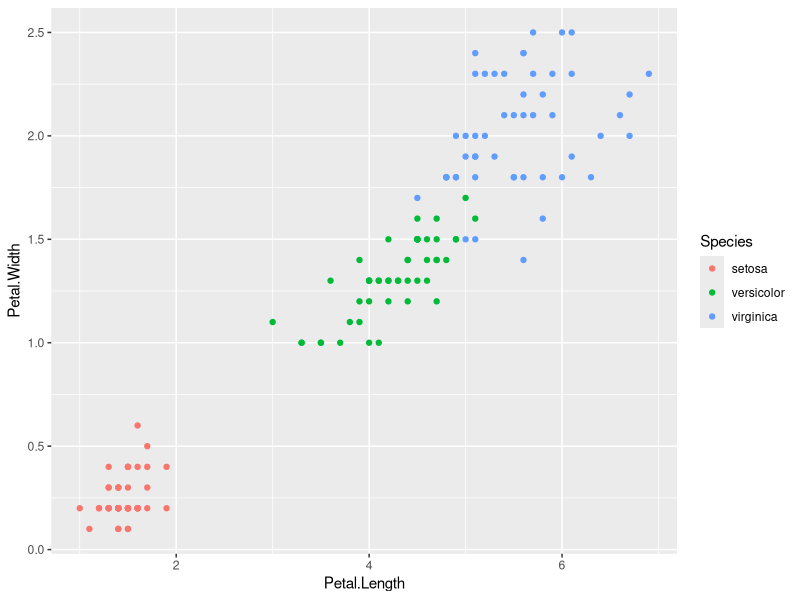
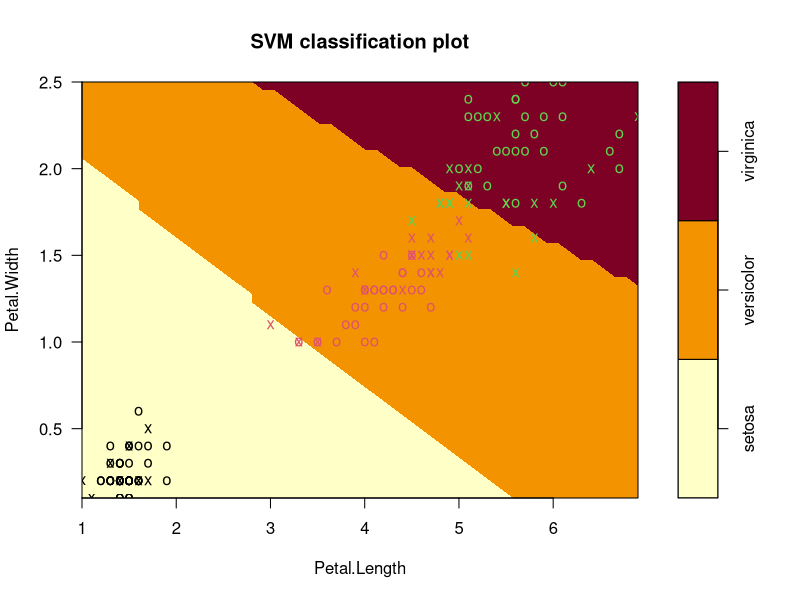
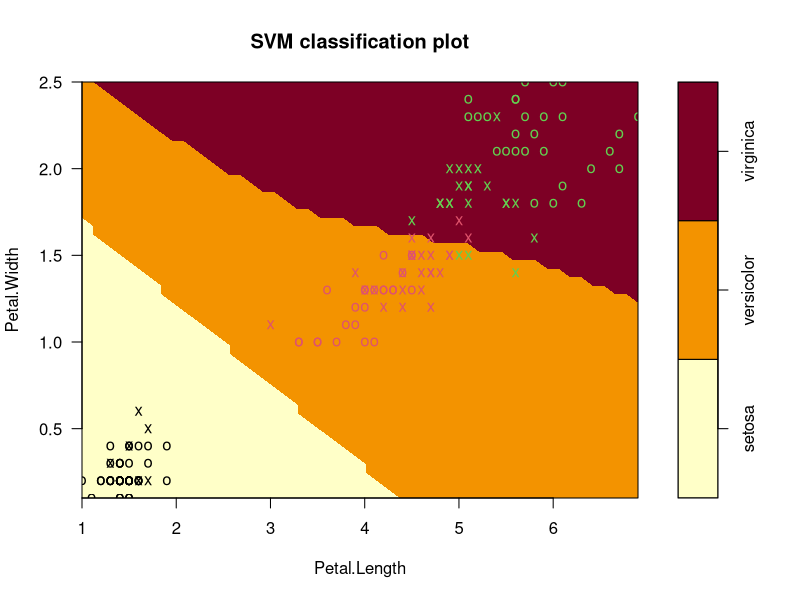
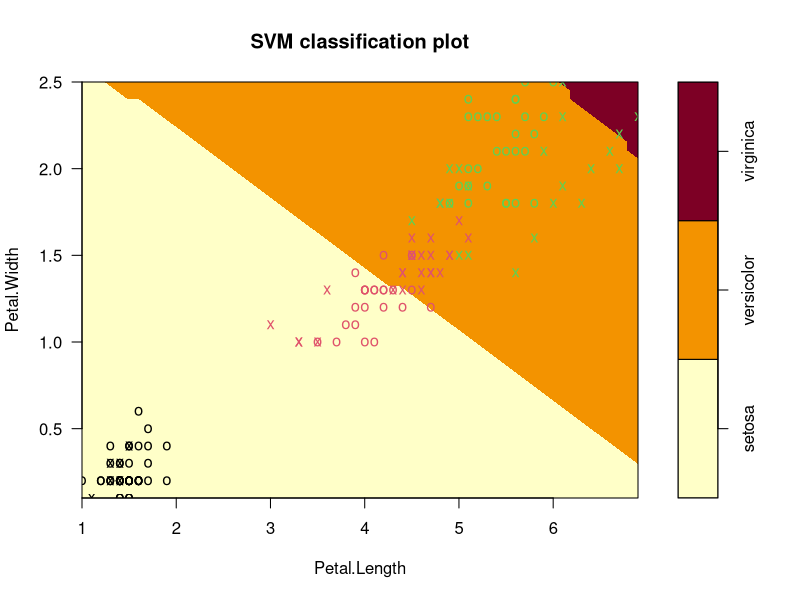
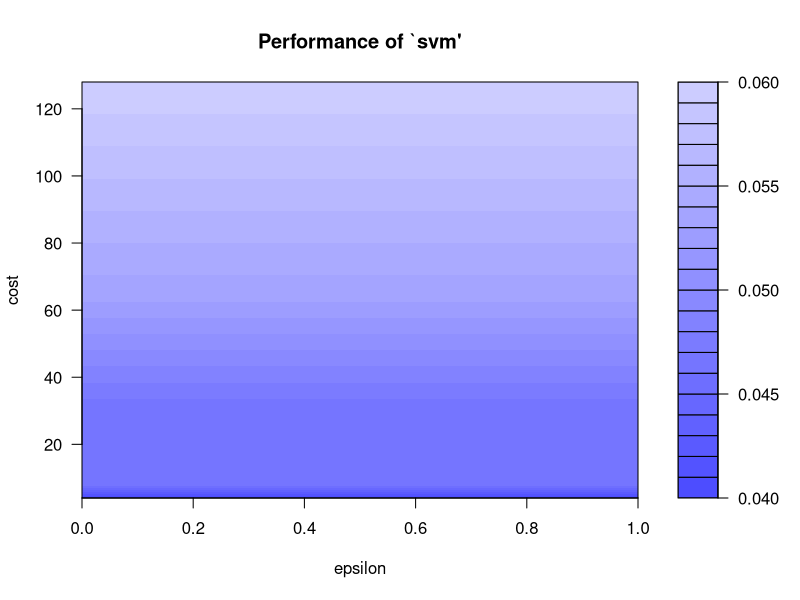
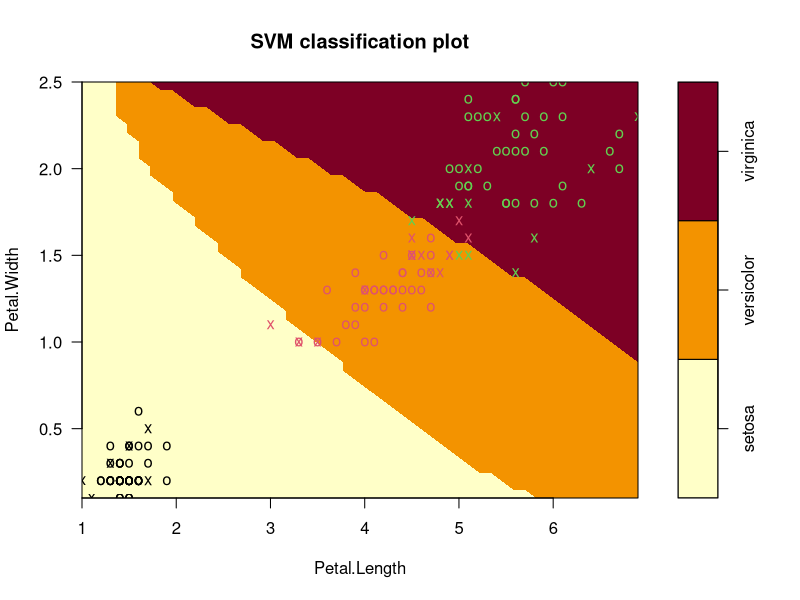

These charts were generated, in order, by the following R code:
#### Support Vector Machine
data("iris")
str(iris)
library(ggplot2)
names(iris)

qplot(Petal.Length,Petal.Width,data = iris,
      colour= Species)

### Support Vector Machine

### we look for optimal separating hyperplane
## that can be achieved by maximum margin distance

library(e1071)
mymodel <-svm(Species~.,data = iris)
summary(mymodel)

plot(mymodel,data = iris,
     Petal.Width~Petal.Length,
     slice = list(Sepal.Width=3,
                  Sepal.Length=4))
#### Confusion Matrix and Misclassification Error
pred <- predict(mymodel,iris)
tab <-table(Predicted= pred, Actual= iris$Species)

1-sum(diag(tab))/sum(tab)

### Using linear Kernel

mymodel <-svm(Species~.,data = iris,
              kernel="linear")
summary(mymodel)

pred <- predict(mymodel,iris)
tab <-table(Predicted= pred, Actual= iris$Species)

1-sum(diag(tab))/sum(tab)

### misclassificaton has been increased to .33 percent

mymodel <-svm(Species~.,data = iris,
              kernel="polynomial")
summary(mymodel)

pred <- predict(mymodel,iris)
tab <-table(Predicted= pred, Actual= iris$Species)

1-sum(diag(tab))/sum(tab)

plot(mymodel,data = iris,
     Petal.Width~Petal.Length,
     slice = list(Sepal.Width=3,
                  Sepal.Length=4))





mymodel <-svm(Species~.,data = iris,
              kernel="sigmoid")
summary(mymodel)

pred <- predict(mymodel,iris)
tab <-table(Predicted= pred, Actual= iris$Species)

1-sum(diag(tab))/sum(tab)

plot(mymodel,data = iris,
     Petal.Width~Petal.Length,
     slice = list(Sepal.Width=3,
                  Sepal.Length=4))

### fine tune the model to get the less misclassification error
## this is also hyperparameter optimisation
set.seed(123)
tmodel <-tune(svm,Species~., data = iris,
     ranges = list(epsilon=seq(0,1,.1),
                   cost=2^(2:7)))
plot(tmodel)
summary(tmodel)
### best Model
mymodel <-tmodel$best.model
summary(mymodel)

plot(mymodel,data = iris,
     Petal.Width~Petal.Length,
     slice = list(Sepal.Width=3,
                  Sepal.Length=4))



































